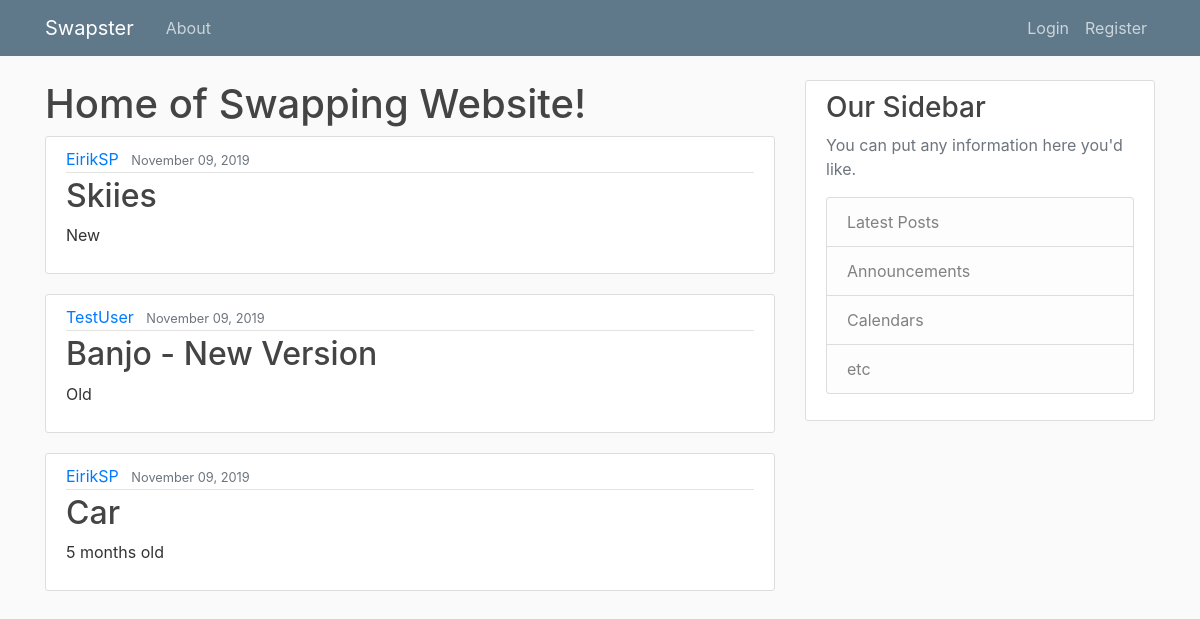
The page / on the database its author committed.
### SwapSite/models.py (models this page shows, shortened)
class Post(models.Model):
    item = models.CharField(max_length=50)
    condition = models.CharField(max_length=100)
    date_posted = models.DateTimeField(default=timezone.now)
    seller = models.ForeignKey(User, on_delete=models.CASCADE)

### SwapSite/views.py (the view)
# urls.py: 2. Add a URL to urlpatterns:  path('', views.home, name='home')
def home(request):
    context = {
        'posts': Post.objects.all(),
        'title':'Home'
    }
    return render(request, 'SwapSite/home.html', context)

### SwapSite/templates/SwapSite/home.html
{%extends 'SwapSite/base.html'%}
{% block content %}
    <h1>Home of Swapping Website!</h1>
    {% for post in posts %}
        <article class="media content-section">
            <div class="media-body">
              <div class="article-metadata">
                <a class="mr-2" href="{% url 'Profile-Page' %}">{{ post.seller }}</a>
                <small class="text-muted">{{ post.date_posted|date:'F d, Y' }}</small>
              </div>
              <h2><a class="article-title" href="#">{{ post.item }}</a></h2>
              <p class="article-content">{{ post.condition }}</p>
            </div>
        </article>
    {% endfor %}
{%endblock content%}

### SwapSite/templates/SwapSite/base.html (shortened to what this page needs)
{% load static%}
<!DOCTYPE html>
<html>
<head>
     <link rel="stylesheet" href="https://maxcdn.bootstrapcdn.com/bootstrap/4.0.0/css/bootstrap.min.css">
    <link rel="stylesheet" type='text/css' href="{% static 'SwapSite/main.css' %}">
</head>
<body>
    <header class="site-header">
         <nav class="navbar navbar-expand-md navbar-dark bg-steel fixed-top">
            <div class="container">
            <a class="navbar-brand mr-4" href="{% url 'Home-Page'%}">Swapster</a>
            <div class="collapse navbar-collapse" id="navbarToggle">
                <div class="navbar-nav mr-auto">
                <a class="nav-item nav-link" href="{% url 'About-Page'%}">About</a>
                </div>
                <div class="navbar-nav">
                <a class="nav-item nav-link" href="#">Login</a>
                <a class="nav-item nav-link" href="{% url 'register' %}">Register</a>
                </div>
            </div>
            </div>
        </nav>
    </header>
    <main role="main" class="container">
        <div class="row">
            <div class="col-md-8">
            {% block content %}{% endblock %}
            </div>
            <div class="col-md-4">
            <div class="content-section">
                <h3>Our Sidebar</h3>
                <p class='text-muted'>You can put any information here you'd like.
                <ul class="list-group">
                    <li class="list-group-item list-group-item-light">Latest Posts</li>
                    <li class="list-group-item list-group-item-light">Announcements</li>
                    <li class="list-group-item list-group-item-light">Calendars</li>
                    <li class="list-group-item list-group-item-light">etc</li>
                </ul>
                </p>
                </div>
            </div>
        </div>
    </main>
</body>
</html>

### SwapSite/static/SwapSite/main.css (style rules this page uses)
body { background: #fafafa; color: #333333; margin-top: 5rem; }
h1, h2, h3, h4, h5, h6 { color: #444444; }
ul { margin: 0; }
.bg-steel { background-color: #5f788a; }
.site-header .navbar-nav .nav-link { color: #cbd5db; }
.content-section { background: #ffffff; padding: 10px 20px; border: 1px solid #dddddd; border-radius: 3px; margin-bottom: 20px; }
.article-title { color: #444444; }
.article-content { white-space: pre-line; }
.article-metadata { padding-bottom: 1px; margin-bottom: 4px; border-bottom: 1px solid #e3e3e3 }

### rows shown on the page
Post: seller "EirikSP", date_posted "November 09, 2019", item "Skiies", condition "New"
Post: seller "TestUser", date_posted "November 09, 2019", item "Banjo - New Version", condition "Old"
Post: seller "EirikSP", date_posted "November 09, 2019", item "Car", condition "5 months old"
